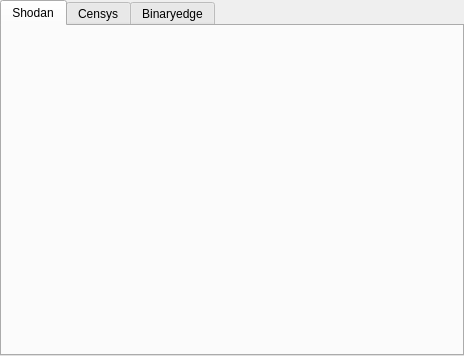
<?xml version="1.0" encoding="UTF-8"?>
<ui version="4.0">
 <class>UiOSINT</class>
 <widget class="QWidget" name="UiOSINT">
  <property name="geometry">
   <rect>
    <x>0</x>
    <y>0</y>
    <width>464</width>
    <height>356</height>
   </rect>
  </property>
  <property name="windowTitle">
   <string>UiOSINT - Open-source intelligence gathering</string>
  </property>
  <layout class="QGridLayout" name="gridLayout">
   <property name="leftMargin">
    <number>0</number>
   </property>
   <property name="topMargin">
    <number>0</number>
   </property>
   <property name="rightMargin">
    <number>0</number>
   </property>
   <property name="bottomMargin">
    <number>0</number>
   </property>
   <item row="0" column="0">
    <widget class="QTabWidget" name="tabWidget">
     <property name="currentIndex">
      <number>0</number>
     </property>
     <widget class="UiShodan" name="tab_Shodan">
      <attribute name="title">
       <string>Shodan</string>
      </attribute>
     </widget>
     <widget class="QWidget" name="tab_Censys">
      <attribute name="title">
       <string>Censys</string>
      </attribute>
     </widget>
     <widget class="QWidget" name="tab_Binaryedge">
      <attribute name="title">
       <string>Binaryedge</string>
      </attribute>
     </widget>
    </widget>
   </item>
  </layout>
 </widget>
 <customwidgets>
  <customwidget>
   <class>UiShodan</class>
   <extends>QWidget</extends>
   <header>UiShodan.h</header>
   <container>1</container>
  </customwidget>
 </customwidgets>
 <resources/>
 <connections/>
</ui>
